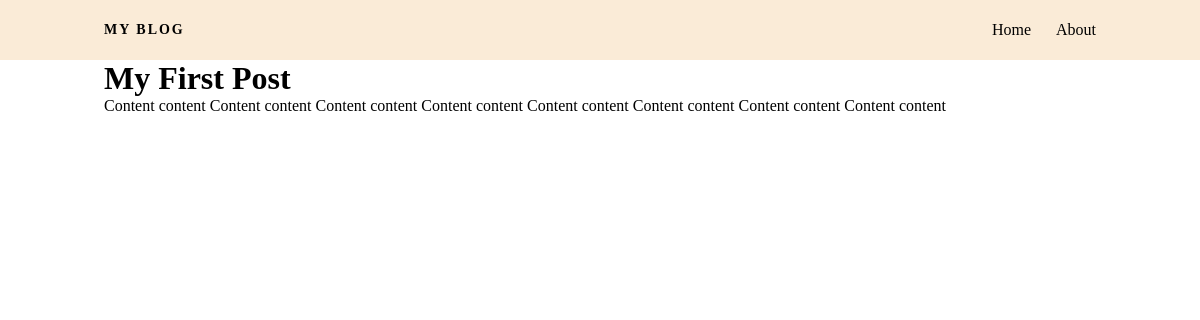
Screenshot of /post/my-first-post with the database file from the repository.
### blog/models.py (models this page shows, shortened)
class Post(models.Model):
    title = models.CharField(max_length=50, validators=[
        MinLengthValidator(3), MaxLengthValidator(50)
    ])
    slug = models.SlugField(null=False, unique=True)
    excerpt = models.CharField(max_length=150)
    image_name = models.CharField(max_length=255)
    date = models.DateField(auto_now_add=True)
    content = models.TextField()
    author = models.ForeignKey(
        Author, on_delete=models.SET_NULL, null=True, related_name='posts')
    tags = models.ManyToManyField(Tag)

### blog/views.py (the view)
# urls.py: path('post/<slug:slug>', views.post, name='blog-post-detail'),
def post(request, slug):
    post = get_object_or_404(Post, slug=slug)
    return render(request, template_name='blog/post_detail.html', context={
        'post': post
    })

### blog/templates/blog/post_detail.html (shortened to what this page needs)
{% extends 'layout.html' %}
{% block content %}
    <div class="container">
        <h1>{{ post.title }}</h1>
        <p>{{ post.content }}</p>
    </div>
{% endblock content %}

### static/css/global.css (style rules this page uses)
* { margin: 0; padding: 0; }
.container { max-width: 992px; width: 100%; margin: 0 auto; }

### rows the page displays
Post: title "My First Post", content "Content content Content content Content content Content content Content content Content content Content content Content content"
